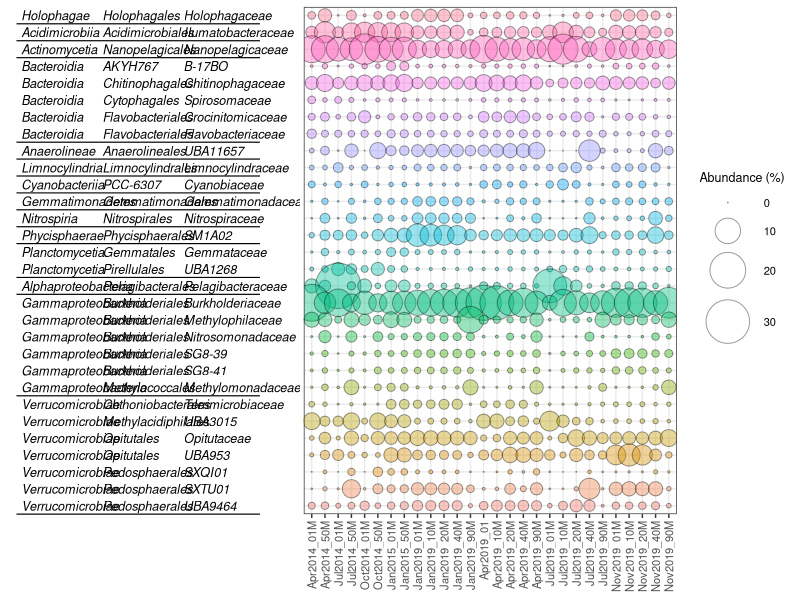
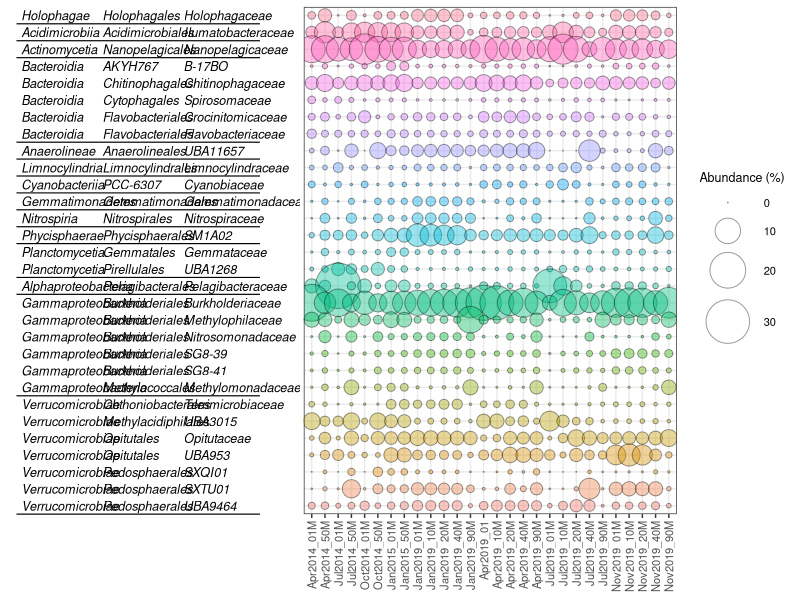

The R source for these figures, in order:
# Taxonomic Composition Bubble Plot in R
##   Input: rankF_percent_top30.tsv
##   Output: taxonomy_bubble.pdf

# Load required packages
library(readr)        # For read_tsv()
library(dplyr)        # For data manipulation
library(tidyr)        # For pivot_longer()
library(ggplot2)      # For visualization
library(patchwork)    # For combining ggplots
library(cowplot)      # For arranging plots

# 1. Load taxonomy abundance table
meta <- read_tsv("family_top30_selected.tsv", col_types = cols())

# 2. Define colums
taxonomy_cols <- c("Phylum", "Class", "Order", "Family")
sample_cols   <- setdiff(names(meta), taxonomy_cols)

# 3. Create taxonomy factor column
meta <- meta %>%
  mutate(Taxonomy = factor(paste(Class, Order, Family, sep = " | "),
                           levels = paste(Class, Order, Family, sep = " | ")))

# 4. Create tax_table for left panel
tax_table <- meta %>%
  select(Class, Order, Family, Taxonomy) %>%
  mutate(row = as.numeric(Taxonomy))

# 5. Convert data to long format for ggplot
meta_long <- meta %>%
  pivot_longer(all_of(sample_cols), names_to = "Sample", values_to = "Abundance") %>%
  mutate(Sample = factor(Sample, levels = sample_cols))

n_row <- nrow(meta)
row_pad <- 0.5  # vertical padding

# 6. Left panel: taxonomy labels
p_left <- ggplot(tax_table) +
  geom_text(aes(x = 0.00, y = row, label = Class),  hjust = 0, size = 3.2, fontface = "italic") +
  geom_text(aes(x = 0.85, y = row, label = Order),  hjust = 0, size = 3.2, fontface = "italic") +
  geom_text(aes(x = 1.70, y = row, label = Family), hjust = 0, size = 3.2, fontface = "italic") +
  geom_segment(x = 0.80, xend = 0.80, y = 0.5, yend = n_row + .5) +
  geom_segment(x = 1.65, xend = 1.65, y = 0.5, yend = n_row + .5) +
  scale_y_reverse(limits = c(n_row + row_pad, row_pad), expand = c(0, 0)) +
  coord_cartesian(xlim = c(-0.05, 1.95), clip = "off") +
  theme_void() +
  theme(plot.margin = margin(5, 60, 5, 5))

# 7. Class-level break lines
class_break <- tax_table %>%
  mutate(prev_class = lag(Class)) %>%
  filter(!is.na(prev_class) & Class != prev_class) %>%
  mutate(y = row - 0.5)

bottom_break <- tibble(y = n_row + 0.5)
line_breaks <- bind_rows(class_break %>% select(y), bottom_break)

p_left <- p_left +
  geom_segment(data = line_breaks,
               aes(x = -0.05, xend = 2.5, y = y, yend = y),
               linewidth = .4)

# 8. Right panel: abundance bubble plot
p_right <- ggplot(meta_long,
                  aes(x = Sample, y = Taxonomy,
                      size = Abundance, fill = Taxonomy)) +
  geom_point(shape = 21, colour = "black", alpha = .4) +
  scale_size(range = c(0, 15), name = "Abundance (%)") +
  scale_y_discrete(limits = rev(levels(meta$Taxonomy)),
                   expand = expansion(add = c(row_pad, row_pad))) +
  scale_fill_hue(direction = -1) +
  theme_bw() +
  xlab(NULL) + ylab(NULL) +
  theme(axis.text.x = element_text(angle = 90, vjust = .5, hjust = 1, size = 8),
        axis.text.y = element_blank(),
        axis.ticks.y = element_blank(),
        legend.title = element_text(size = 9),
        legend.text  = element_text(size = 8),
        legend.position = "right",
        plot.margin  = margin(5, 5, 5, 0)) +
  guides(fill = "none")

# 9. Combine both panels
final_plot <- plot_grid(p_left, p_right, ncol = 2, rel_widths = c(0.6, 1), align = "h", axis = "tb")
print(final_plot)

# 10. Save as PDF (same size as current plot window)
wh <- dev.size("in")
ggsave("taxonomy_bubble.pdf", plot = final_plot, device = cairo_pdf,
       width = wh[1], height = wh[2], units = "in")
